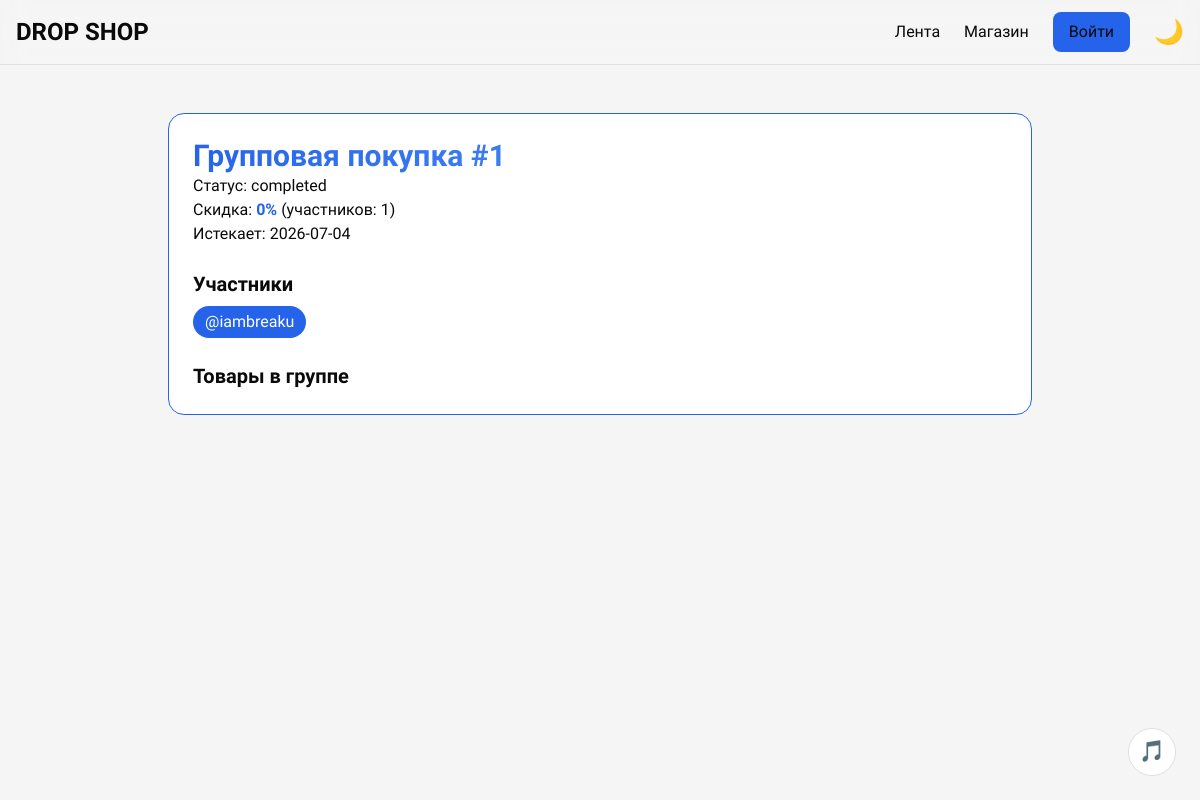
The page /group/1 on the database its author committed.
### tables this page shows
CREATE TABLE group_purchases (
            id INTEGER PRIMARY KEY AUTOINCREMENT,
            creator_id INTEGER NOT NULL,
            discount REAL DEFAULT 0,
            status TEXT DEFAULT 'active',
            expires_at TIMESTAMP,
            created_at TIMESTAMP DEFAULT CURRENT_TIMESTAMP
        );

CREATE TABLE group_purchase_participants (
            id INTEGER PRIMARY KEY AUTOINCREMENT,
            group_id INTEGER NOT NULL,
            user_id INTEGER NOT NULL,
            finished INTEGER DEFAULT 0
        );

CREATE TABLE users (
            id INTEGER PRIMARY KEY AUTOINCREMENT,
            username TEXT UNIQUE NOT NULL,
            password_hash TEXT NOT NULL,
            avatar_url TEXT,
            points INTEGER DEFAULT 0,
            role TEXT DEFAULT 'user',
            referral_code TEXT UNIQUE,
            referred_by INTEGER,
            last_seen TIMESTAMP,
            created_at TIMESTAMP DEFAULT CURRENT_TIMESTAMP
        );

### app.py (the view)
@app.route('/group/<int:group_id>')
def view_group(group_id):
    conn = get_db()
    group = conn.execute("SELECT * FROM group_purchases WHERE id=?", (group_id,)).fetchone()
    if not group:
        conn.close()
        return "Группа не найдена", 404
    participants = conn.execute("""
        SELECT group_purchase_participants.*, users.username, users.avatar_url
        FROM group_purchase_participants JOIN users ON group_purchase_participants.user_id = users.id
        WHERE group_id=?
    """, (group_id,)).fetchall()
    items = conn.execute("""
        SELECT group_purchase_items.*, products.name, products.price
        FROM group_purchase_items JOIN products ON group_purchase_items.product_id = products.id
        WHERE group_id=?
    """, (group_id,)).fetchall()
    discount = get_discount(len(participants))
    finished = False
    if 'user_id' in session:
        part = conn.execute("SELECT finished FROM group_purchase_participants WHERE group_id=? AND user_id=?",
                            (group_id, session['user_id'])).fetchone()
        finished = part is not None and part['finished'] == 1
    conn.close()
    return render_template('group.html', group=group, participants=participants, items=items, discount=discount, finished=finished)

### app.py (called while the page is built)
@app.context_processor
def inject_notification_count():
    if 'user_id' in session:
        conn = get_db()
        count = conn.execute("SELECT COUNT(*) FROM notifications WHERE user_id=? AND is_read=0",
                             (session['user_id'],)).fetchone()[0]
        conn.close()
        return {'unread_notifications': count}
    return {'unread_notifications': 0}

@app.context_processor
def inject_cart_count():
    if 'user_id' in session:
        conn = get_db()
        count = conn.execute("SELECT COUNT(*) FROM cart_items WHERE user_id=?",
                             (session['user_id'],)).fetchone()[0]
        conn.close()
        return {'cart_count': count}
    return {'cart_count': 0}

@app.context_processor
def inject_wishlist_count():
    if 'user_id' in session:
        conn = get_db()
        count = conn.execute("SELECT COUNT(*) FROM wishlist WHERE user_id=?",
                             (session['user_id'],)).fetchone()[0]
        conn.close()
        return {'wishlist_count': count}
    return {'wishlist_count': 0}

@app.context_processor
def inject_bookmarks_count():
    if 'user_id' in session:
        conn = get_db()
        count = conn.execute("SELECT COUNT(*) FROM post_bookmarks WHERE user_id=?",
                             (session['user_id'],)).fetchone()[0]
        conn.close()
        return {'bookmarks_count': count}
    return {'bookmarks_count': 0}

def get_discount(participants):
    discounts = {1: 0, 2: 2, 3: 4, 4: 6, 5: 8, 6: 10}
    return discounts.get(participants, 10)

### templates/group.html (shortened to what this page needs)
{% extends "base.html" %}
{% block content %}
<div class="max-w-4xl mx-auto px-4 py-12">
    <div class="card-hover rounded-2xl p-6" style="background: var(--card-bg); border: 1px solid var(--accent);">
        <h1 class="text-3xl font-black gradient-text">Групповая покупка #{{ group.id }}</h1>
        <p>Статус: {{ group.status }}</p>
        <p>Скидка: <span class="font-bold text-[var(--accent)]">{{ discount }}%</span> (участников: {{ participants|length }})</p>
        <p>Истекает: {{ group.expires_at[:10] }}</p>
        <div class="mt-6">
            <h2 class="text-xl font-bold">Участники</h2>
            <div class="flex flex-wrap gap-2 mt-2">
                {% for p in participants %}
                <span class="px-3 py-1 rounded-full" style="background: var(--accent); color: white;">@{{ p.username }}</span>
                {% endfor %}
            </div>
        </div>
        <div class="mt-6">
            <h2 class="text-xl font-bold">Товары в группе</h2>
        </div>
    </div>
</div>
{% endblock %}

### templates/base.html (style rules this page uses)
:root { --bg: #0a0a0a; --text: #ffffff; --accent: #3B82F6; --card-bg: #111111; --border: #2a2a2a; }
[data-theme="light"] { --bg: #f5f5f5; --text: #0a0a0a; --accent: #2563EB; --card-bg: #ffffff; --border: #e0e0e0; }
body { font-family: 'Unbounded', sans-serif; background: var(--bg); color: var(--text); transition: background 0.4s, color 0.4s; padding-bottom: 80px; }
@media (min-width: 768px) { body { padding-bottom: 0; } }
.card-hover { transition: all 0.4s cubic-bezier(0.23, 1, 0.32, 1); transform-style: preserve-3d; perspective: 1000px; background: var(--card-bg); border: 1px solid var(--border); }
.gradient-text { background: linear-gradient(135deg, var(--accent), #60A5FA); -webkit-background-clip: text; -webkit-text-fill-color: transparent; }

### rows shown on the page
group_purchases: id "1", status "completed", expires_at "2026-07-04"
group_purchase_participants: username "iambreaku"

### other values the page prints
{{ discount }} "0"
{{ participants|length }} "1"
